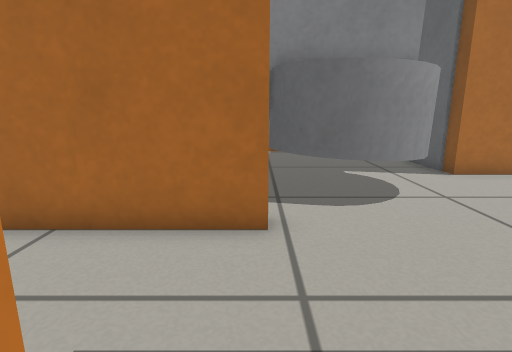
View 1 (above)

16 first-person views from a walk through a Gazebo world. The camera is 0.5 m above the floor, tilts 12° down and sees 80° across. The floor is counted in squares, 0.25 m on a side. Each view is taken from the middle of a square. On the plan, view 1 faces up. The plan holds only what a view shows up to about 17 squares ahead; the rest is blank. Robots are left out.

View 2
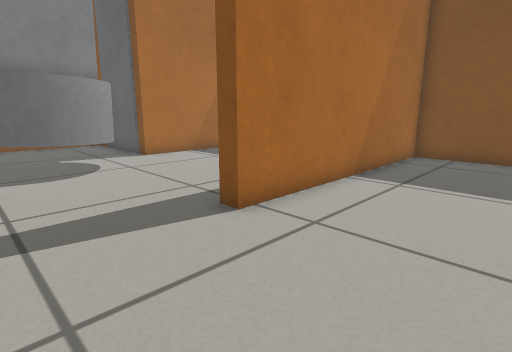

View 3
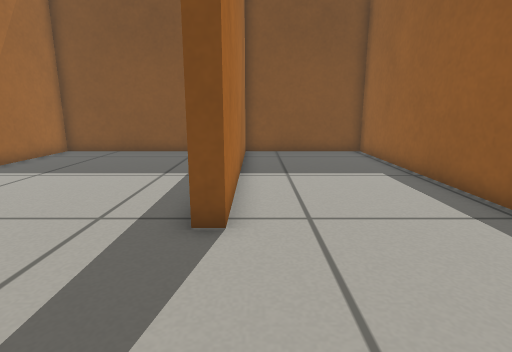

View 4
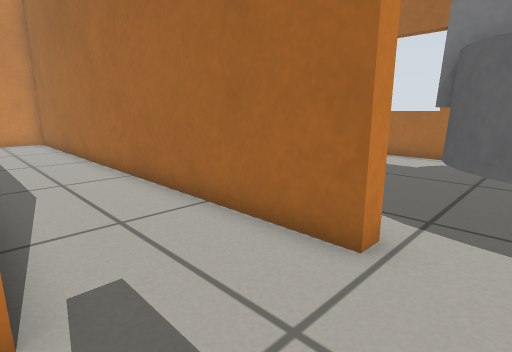

View 5
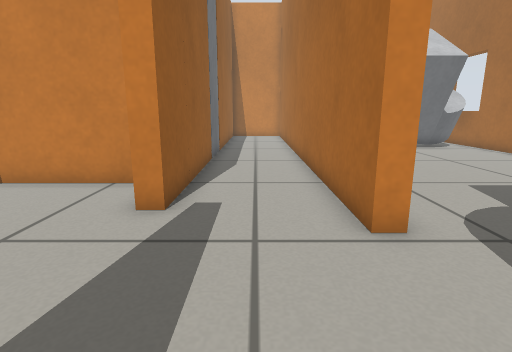

View 6
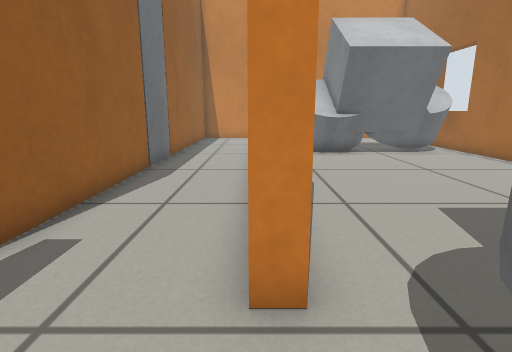

View 7
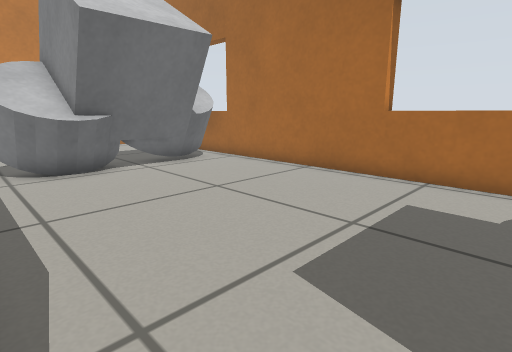

View 8
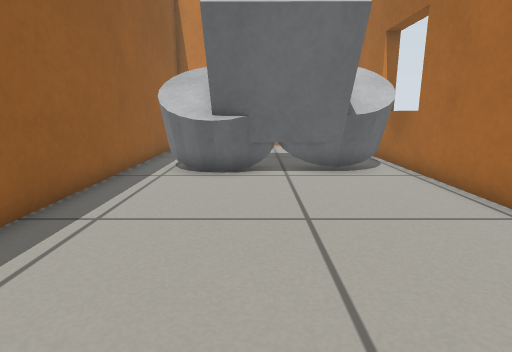

View 9
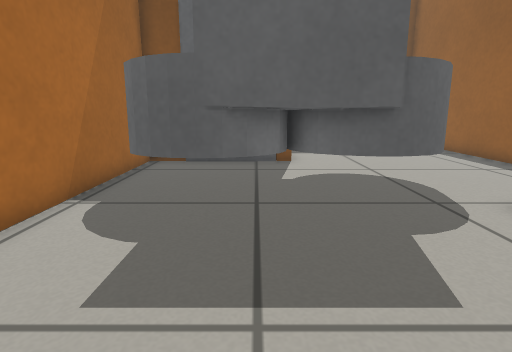

View 10
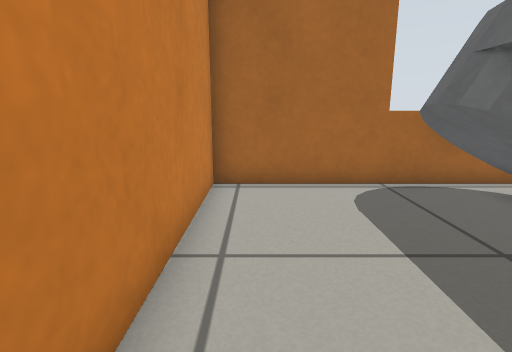

View 11
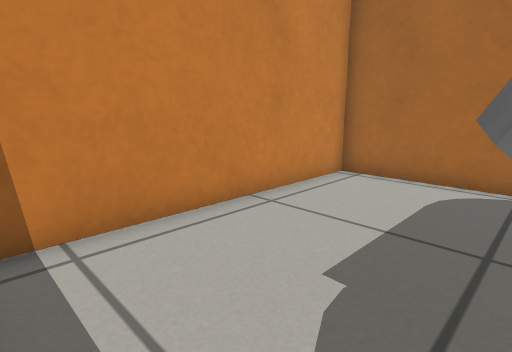

View 12
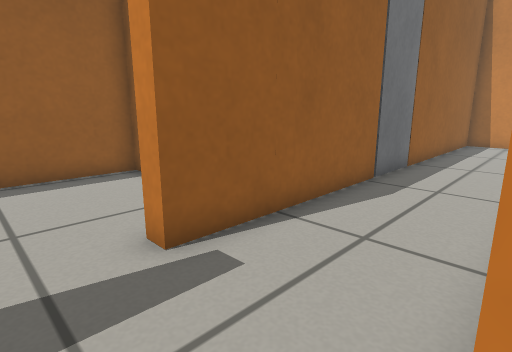

View 13
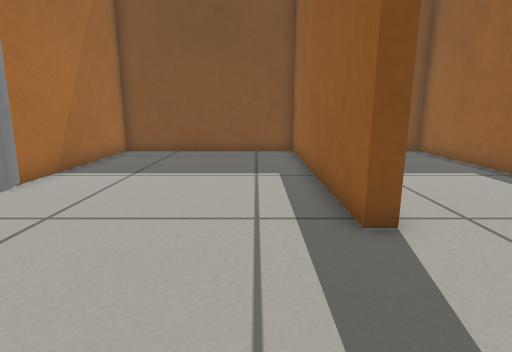

View 14
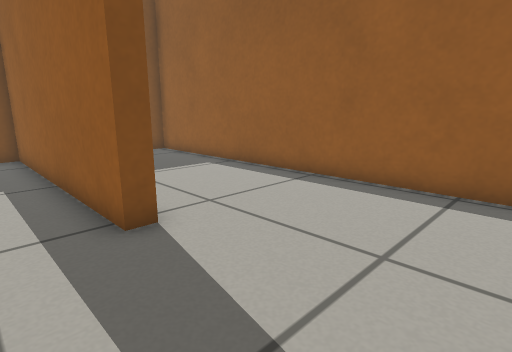

View 15
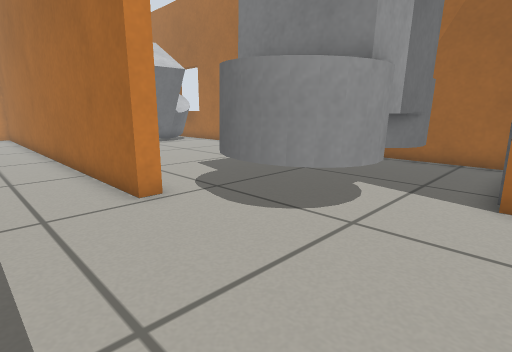

View 16
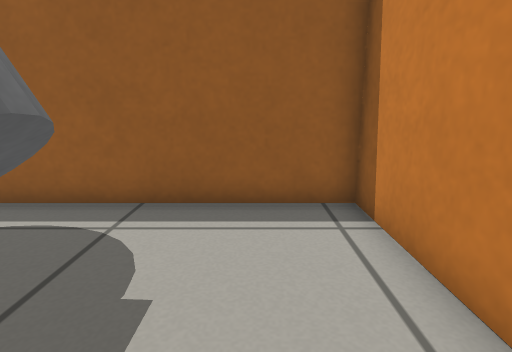

### Floor plan
Ten units are one square. View 1 is at (0, 0); x grows to the right and y downward. Boxes are objects, and circles mark ways between rooms. Rooms are numbered by the first view taken in them; rooms with no view inside come last. Other rooms are left out.
<svg viewBox="-207 -165 356 223">
<path fill="none" stroke="#000" d="M-34 4 -34 53 144 53 144 -5 40 -5M2 -56 2 -49 -194 -49M40 -5 40 -11 144 -11 144 -96 64 -96M-80 -11 -10 -11 -10 -5M-202 -43 -202 -11 -108 -11M-106 -55 -71 -55M-154 -160 -154 -152M63 -138 63 -153 -125 -153M-144 -153 -202 -153 -202 -55 -106 -55"/>
<rect x="-105" y="-15" width="20" height="10" fill="#bbb"><title>door leaf</title></rect>
<rect x="-5" y="-105" width="50" height="50" fill="#bbb"><title>grey cylinder</title></rect>
<rect x="-165" y="-155" width="60" height="50" fill="#bbb"><title>grey cylinder</title></rect>
<rect x="-115" y="-135" width="20" height="50" fill="#bbb"><title>grey box</title></rect>
<rect x="-5" y="-105" width="10" height="20" fill="#bbb"><title>grey box</title></rect>
<rect x="-5" y="-145" width="20" height="40" fill="#bbb"><title>grey cylinder</title></rect>
<rect x="25" y="-135" width="20" height="30" fill="#bbb"><title>grey cylinder</title></rect>
<rect x="-155" y="-105" width="50" height="40" fill="#bbb"><title>grey cylinder</title></rect>
<circle cx="20" cy="-10" r="3" fill="#2a7"/>
<circle cx="0" cy="-65" r="3" fill="#2a7"/>
<circle cx="-110" cy="-70" r="3" fill="#2a7"/>
<text x="50" y="20">1</text>
<text x="10" y="-40">2</text>
<text x="-50" y="-110">3</text>
<text x="-160" y="-90">4</text>
</svg>
Room 1 opens to room 2. Room 2 opens to room 3. Room 3 opens to room 4.

Where each view was taken, in squares from view 1:
view 1: 0 up, 0 right, facing up
view 2: 4 down, 0 right, facing up-right
view 3: 0 up, 1 left, facing right
view 4: 1 up, 2 right, facing up-left
view 5: 3 up, 5 right, facing left
view 6: 5 up, 3 right, facing left
view 7: 6 up, 1 left, facing up-left
view 8: 10 up, 2 left, facing left
view 9: 11 up, 6 left, facing right
view 10: 7 up, 19 left, facing up
view 11: 6 up, 15 left, facing up-left
view 12: 5 up, 1 right, facing down-left
view 13: 3 up, 1 left, facing right
view 14: 3 up, 1 left, facing down-right
view 15: 2 up, 7 right, facing up-left
view 16: 12 up, 18 left, facing down
